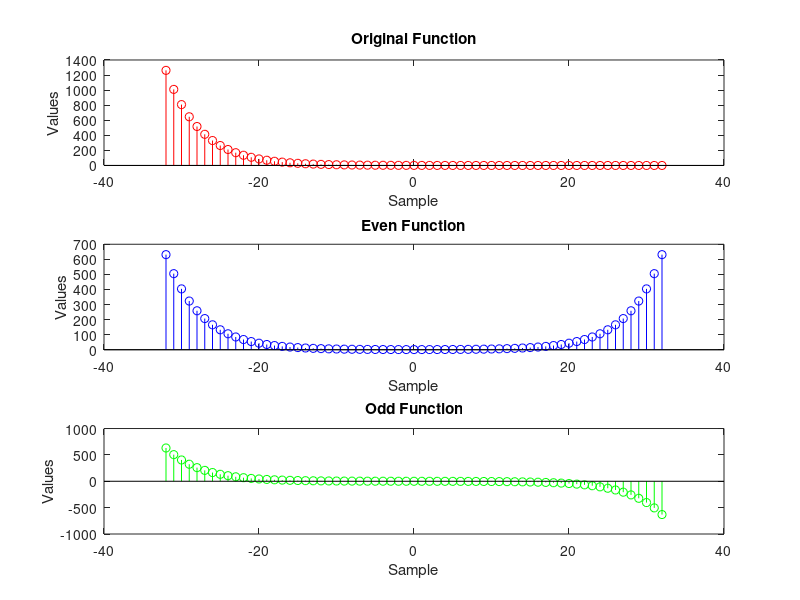

Source code (MATLAB):
% even and odd parts of x(n) = 0.8^n 
k = 1;
for n=-32:32
    positive_x(k) = (0.8) .^ n;
    k = k + 1;
end

k = 1;
for n = -32:32
    negative_x(k) = (0.8) .^ (-n);
    k = k + 1;
end

even_y = ( positive_x + negative_x ) / 2;
odd_y = ( positive_x - negative_x ) / 2;

range = [-32:32]
subplot(3, 1, 1);
stem(range, positive_x, 'r');
title('Original Function');
xlabel('Sample');
ylabel('Values');

subplot(3, 1, 2);
stem(range, even_y, 'b');
title('Even Function');
xlabel('Sample');
ylabel('Values');

subplot(3, 1, 3);
stem(range, odd_y, 'g');
title('Odd Function');
xlabel('Sample');
ylabel('Values');